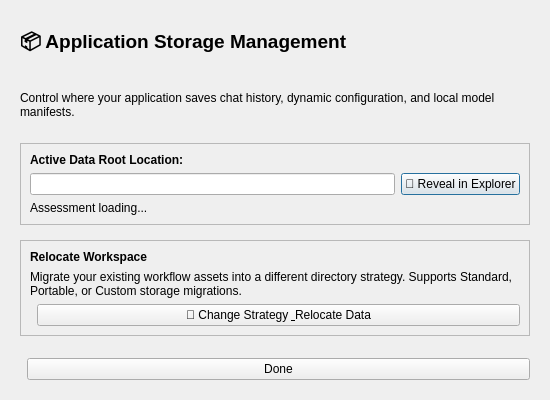
<?xml version="1.0" encoding="UTF-8"?>
<ui version="4.0">
 <class>StorageManagerDialog</class>
 <widget class="QDialog" name="StorageManagerDialog">
  <property name="geometry">
   <rect>
    <x>0</x>
    <y>0</y>
    <width>550</width>
    <height>400</height>
   </rect>
  </property>
  <property name="windowTitle">
   <string>Storage Management Center</string>
  </property>
  <layout class="QVBoxLayout" name="verticalLayout_main">
   <property name="spacing">
    <number>15</number>
   </property>
   <property name="leftMargin">
    <number>20</number>
   </property>
   <property name="topMargin">
    <number>20</number>
   </property>
   <property name="rightMargin">
    <number>20</number>
   </property>
   <property name="bottomMargin">
    <number>20</number>
   </property>
   <item>
    <widget class="QLabel" name="headerLabel">
     <property name="font">
      <font>
       <pointsize>14</pointsize>
       <bold>true</bold>
      </font>
     </property>
     <property name="text">
      <string>📦 Application Storage Management</string>
     </property>
    </widget>
   </item>
   <item>
    <widget class="QLabel" name="descLabel">
     <property name="text">
      <string>Control where your application saves chat history, dynamic configuration, and local model manifests.</string>
     </property>
     <property name="wordWrap">
      <bool>true</bool>
     </property>
    </widget>
   </item>
   <item>
    <widget class="QFrame" name="currentSection">
     <property name="frameShape">
      <enum>QFrame::StyledPanel</enum>
     </property>
     <layout class="QVBoxLayout" name="verticalLayout_current">
      <item>
       <widget class="QLabel" name="titleLabel1">
        <property name="font">
         <font>
          <bold>true</bold>
         </font>
        </property>
        <property name="text">
         <string>Active Data Root Location:</string>
        </property>
       </widget>
      </item>
      <item>
       <layout class="QHBoxLayout" name="horizontalLayout_path">
        <item>
         <widget class="QLineEdit" name="pathEdit">
          <property name="readOnly">
           <bool>true</bool>
          </property>
         </widget>
        </item>
        <item>
         <widget class="QPushButton" name="revealBtn">
          <property name="text">
           <string>📂 Reveal in Explorer</string>
          </property>
         </widget>
        </item>
       </layout>
      </item>
      <item>
       <widget class="QLabel" name="metricsLabel">
        <property name="text">
         <string>Assessment loading...</string>
        </property>
       </widget>
      </item>
     </layout>
    </widget>
   </item>
   <item>
    <widget class="QFrame" name="actionSection">
     <property name="frameShape">
      <enum>QFrame::StyledPanel</enum>
     </property>
     <layout class="QVBoxLayout" name="verticalLayout_action">
      <item>
       <widget class="QLabel" name="titleLabel2">
        <property name="font">
         <font>
          <bold>true</bold>
         </font>
        </property>
        <property name="text">
         <string>Relocate Workspace</string>
        </property>
       </widget>
      </item>
      <item>
       <widget class="QLabel" name="migrateDesc">
        <property name="text">
         <string>Migrate your existing workflow assets into a different directory strategy. Supports Standard, Portable, or Custom storage migrations.</string>
        </property>
        <property name="wordWrap">
         <bool>true</bool>
        </property>
       </widget>
      </item>
      <item>
       <layout class="QHBoxLayout" name="horizontalLayout_relocate">
        <item>
         <spacer name="horizontalSpacer">
          <property name="orientation">
           <enum>Qt::Horizontal</enum>
          </property>
         </spacer>
        </item>
        <item>
         <widget class="QPushButton" name="relocateBtn">
          <property name="text">
           <string>🚀 Change Strategy &amp; Relocate Data</string>
          </property>
         </widget>
        </item>
       </layout>
      </item>
     </layout>
    </widget>
   </item>
   <item>
    <spacer name="verticalSpacer">
     <property name="orientation">
      <enum>Qt::Vertical</enum>
     </property>
    </spacer>
   </item>
   <item>
    <layout class="QHBoxLayout" name="horizontalLayout_bottom">
     <item>
      <spacer name="horizontalSpacer_2">
       <property name="orientation">
        <enum>Qt::Horizontal</enum>
       </property>
      </spacer>
     </item>
     <item>
      <widget class="QPushButton" name="doneBtn">
       <property name="text">
        <string>Done</string>
       </property>
      </widget>
     </item>
    </layout>
   </item>
  </layout>
 </widget>
 <resources/>
 <connections/>
</ui>
